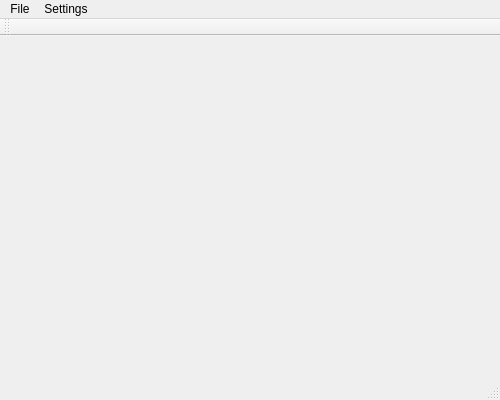
<?xml version="1.0" encoding="UTF-8"?>
<ui version="4.0">
 <class>MainWindow</class>
 <widget class="QMainWindow" name="MainWindow">
  <property name="geometry">
   <rect>
    <x>0</x>
    <y>0</y>
    <width>500</width>
    <height>400</height>
   </rect>
  </property>
  <property name="windowTitle">
   <string>Qt Multi-Language Support</string>
  </property>
  <widget class="QWidget" name="centralWidget"/>
  <widget class="QMenuBar" name="menuBar">
   <property name="geometry">
    <rect>
     <x>0</x>
     <y>0</y>
     <width>500</width>
     <height>19</height>
    </rect>
   </property>
   <widget class="QMenu" name="menuFile">
    <property name="title">
     <string>File</string>
    </property>
    <addaction name="actionOpen"/>
    <addaction name="actionSave"/>
    <addaction name="actionClose"/>
    <addaction name="separator"/>
    <addaction name="action_Exit"/>
   </widget>
   <widget class="QMenu" name="menuSettings">
    <property name="title">
     <string notr="true">Settings</string>
    </property>
    <addaction name="separator"/>
    <addaction name="actionSelect_Language"/>
   </widget>
   <addaction name="menuFile"/>
   <addaction name="menuSettings"/>
  </widget>
  <widget class="QToolBar" name="mainToolBar">
   <attribute name="toolBarArea">
    <enum>TopToolBarArea</enum>
   </attribute>
   <attribute name="toolBarBreak">
    <bool>false</bool>
   </attribute>
  </widget>
  <widget class="QStatusBar" name="statusBar"/>
  <action name="actionOpen">
   <property name="text">
    <string>Open</string>
   </property>
  </action>
  <action name="actionSave">
   <property name="text">
    <string>Save</string>
   </property>
  </action>
  <action name="actionClose">
   <property name="text">
    <string>Close</string>
   </property>
  </action>
  <action name="actionExit">
   <property name="text">
    <string>Exit</string>
   </property>
  </action>
  <action name="action_Exit">
   <property name="text">
    <string>&amp;Exit</string>
   </property>
  </action>
  <action name="actionSelect_Language">
   <property name="text">
    <string>Select Language</string>
   </property>
  </action>
 </widget>
 <layoutdefault spacing="6" margin="11"/>
 <resources/>
 <connections>
  <connection>
   <sender>action_Exit</sender>
   <signal>triggered()</signal>
   <receiver>MainWindow</receiver>
   <slot>close()</slot>
   <hints>
    <hint type="sourcelabel">
     <x>-1</x>
     <y>-1</y>
    </hint>
    <hint type="destinationlabel">
     <x>199</x>
     <y>149</y>
    </hint>
   </hints>
  </connection>
 </connections>
</ui>
